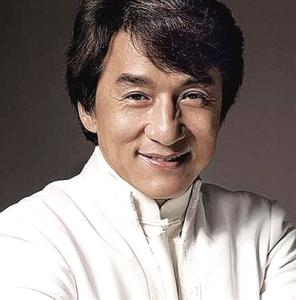
#> input picture backup/FaceCompare/face/cl1.jpg, 296 x 300 px, found by its file name
$ python testface.py   (Python 2 division)
#> lines starting #> are read from the running program, lines starting #| are printed output that depends on the picture
#!/usr/bin/evn python
#coding:utf-8
try:
	import cv2
	from PIL import Image
	import os
except:
	print "Import Error"
	exit()

def saveFaces(image_name):
    faces = detectFaces(image_name)
    if faces:
        save_dir = image_name.split('.')[0]+"_faces"
        os.mkdir(save_dir)
        count = 0
        for (x1,y1,x2,y2) in faces:
            file_name = os.path.join(save_dir,str(count)+".jpg")
            Image.open(image_name).crop((x1,y1,x2,y2)).save(file_name)
            count+=1
def detectFaces(image_name):
#> called with image_name = '../face/cl1.jpg'
    img = cv2.imread(image_name)
#> img is the input picture: shape (300, 296, 3); mean B, G, R 123.6, 127.7, 139.5
    face_cascade = cv2.CascadeClassifier("/home/lunry/opencv-2.4.13.3/data/haarcascades/haarcascade_frontalface_default.xml")
    if img.ndim == 3:
        gray = cv2.cvtColor(img, cv2.COLOR_BGR2GRAY)
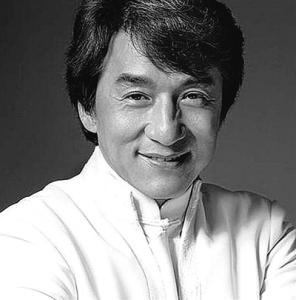
#> gray: shape (300, 296); min 0, max 255, mean 130.8
    else:
        gray = img

    faces = face_cascade.detectMultiScale(gray, 1.2, 5)
#> faces = [[87, 37, 153, 153]]
    result = []
    for (x,y,width,height) in faces:
        result.append((x,y,x+width,y+height))
#> this loop made 1 pass
#> after the loop, result = [(87, 37, 240, 190)]
    return result
if __name__=='__main__':
	saveFaces("../face/cl1.jpg")
#> in saveFaces, `Image.open(image_name).crop((x1,y1,x2,y2)).save(file_name)`:
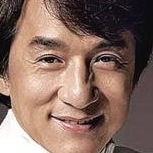
#> saved as 0.jpg: PIL image 153x153 RGB; mean R, G, B 133.3, 107.1, 96.6

$ run again, with backup/FaceCompare/face/cl2.jpg copied over backup/FaceCompare/face/cl1.jpg
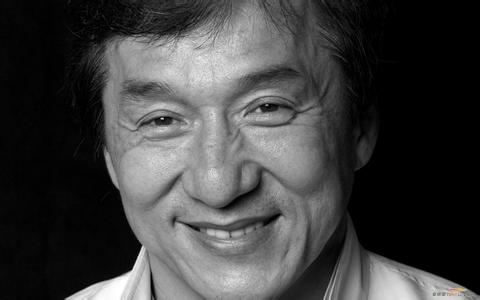
#> input picture backup/FaceCompare/face/cl2.jpg, 480 x 300 px, found by its file name
#> in detectFaces, img is the input picture: shape (300, 480, 3); mean B, G, R 63.5, 63.6, 63.6
#> in detectFaces, `faces = face_cascade.detectMultiScale(gray, 1.2, 5)`: faces = [[87, 26, 243, 243]]
#> the loop in detectFaces, `for (x,y,width,height) in faces:` made 1 pass
#> after the loop in detectFaces, `for (x,y,width,height) in faces:`: result = [(87, 26, 330, 269)]
#> in saveFaces, `Image.open(image_name).crop((x1,y1,x2,y2)).save(file_name)`:
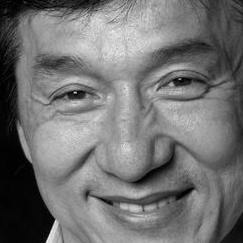
#> saved as 0.jpg: PIL image 243x243 RGB; min 0, max 243, mean 114

$ run again, with backup/FaceCompare/face/cl3.jpg copied over backup/FaceCompare/face/cl1.jpg
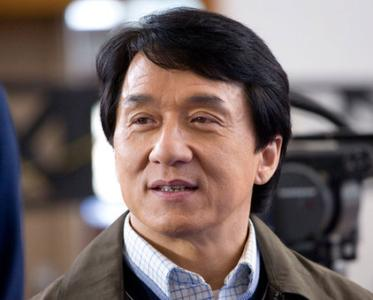
#> input picture backup/FaceCompare/face/cl3.jpg, 373 x 300 px, found by its file name
#> in detectFaces, img is the input picture: shape (300, 373, 3); mean B, G, R 103.7, 105.1, 119.2
#> in detectFaces, `gray = cv2.cvtColor(img, cv2.COLOR_BGR2GRAY)`:
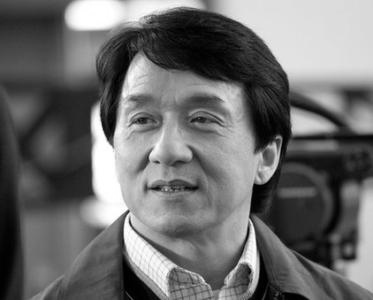
#> gray: shape (300, 373); min 0, max 255, mean 109.2
#> in detectFaces, `faces = face_cascade.detectMultiScale(gray, 1.2, 5)`: faces = [[84, 47, 183, 183]]
#> the loop in detectFaces, `for (x,y,width,height) in faces:` made 1 pass
#> after the loop in detectFaces, `for (x,y,width,height) in faces:`: result = [(84, 47, 267, 230)]
#> in saveFaces, `Image.open(image_name).crop((x1,y1,x2,y2)).save(file_name)`:
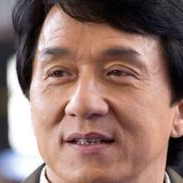
#> saved as 0.jpg: PIL image 183x183 RGB; mean R, G, B 145.8, 115.9, 108.2

$ run again, with backup/FaceCompare/face/cl4.jpg copied over backup/FaceCompare/face/cl1.jpg
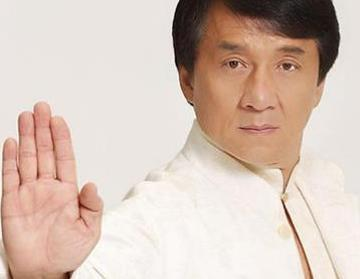
#> input picture backup/FaceCompare/face/cl4.jpg, 360 x 279 px, found by its file name
#> in detectFaces, img is the input picture: shape (279, 360, 3); mean B, G, R 184.3, 195.5, 214.9
#> in detectFaces, `gray = cv2.cvtColor(img, cv2.COLOR_BGR2GRAY)`:
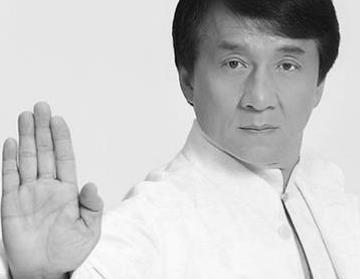
#> gray: shape (279, 360); min 1, max 254, mean 200
#> in detectFaces, `faces = face_cascade.detectMultiScale(gray, 1.2, 5)`: faces = [[188, 13, 140, 140]]
#> the loop in detectFaces, `for (x,y,width,height) in faces:` made 1 pass
#> after the loop in detectFaces, `for (x,y,width,height) in faces:`: result = [(188, 13, 328, 153)]
#> in saveFaces, `Image.open(image_name).crop((x1,y1,x2,y2)).save(file_name)`:
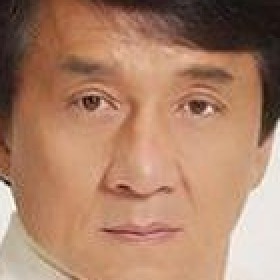
#> saved as 0.jpg: PIL image 140x140 RGB (shown 2 times larger); mean R, G, B 171.9, 129.8, 105
